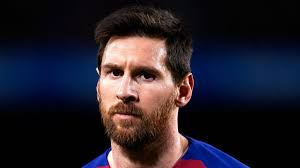
#> input picture messi1.jpg, 300 x 168 px, found by its file name
$ jupyter execute face_reco.ipynb
#> lines starting #> are read from the running program, lines starting #| are printed output that depends on the picture; long printed decimals are rounded
[cell 1]
import cv2

[cell 2]
def name_map(x):
    if x=='sachin':
        return 0
    if x=='obama':
        return 1
    if x=='messi':
        return 2

[cell 3]
def get_name(x):
    if x==0:
        return 'sachin'
    if x==1:
        return 'obama'
    if x==2:
        return 'messi'

[cell 4]
def detect_face(img):
    gray=cv2.cvtColor(img,cv2.COLOR_BGR2GRAY)
    face_cascade=cv2.CascadeClassifier(r'D:\dl projects\face_recoginisation\haarcascade_frontalface_default.xml')
    face=face_cascade.detectMultiScale(gray,minNeighbors=4)
    if len(face)==0:
        return None,None
    x,y,w,h=face[0]
    return gray[x:x+w,y:y+h],face[0]

[cell 5]
img=cv2.imread(r'D:\dl projects\face_recoginisation\messi1.jpg')
#> img is the input picture: shape (168, 300, 3); mean B, G, R 42, 31.8, 37
detect_face(img)
#> in detect_face, `gray=cv2.cvtColor(img,cv2.COLOR_BGR2GRAY)`:
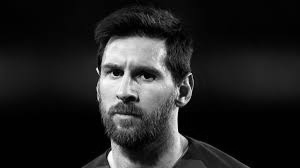
#> gray: shape (168, 300); min 0, max 253, mean 34.5
#> in detect_face, `face=face_cascade.detectMultiScale(gray,minNeighbors=4)`: face = [[83, 38, 92, 92]]
#> in detect_face, `x,y,w,h=face[0]`: x = 83; y = 38; w = 92

[cell 6]
import os

[cell 7]
def prepare_training_data(data_folder):
#> called with data_folder = 'D:\\dl projects\\face_recoginisation\\db'
    dirs=os.listdir(data_folder)
    # print(dirs)
    faces=[]
    labels=[]
    for dir_name in dirs:
        sub_dir=data_folder+'/'+dir_name
        # print(sub_dir)
        images=os.listdir(sub_dir)
        # print(images)
        for img in images:
            imgpath=sub_dir+'/'+img
            # print(imgpath)
            image=cv2.imread(imgpath)
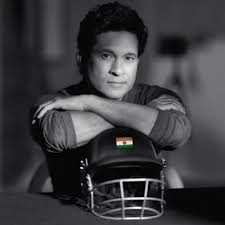
#> input picture db/sachin/01.jpg, 225 x 225 px, found by its file name
#> image is the input picture: shape (225, 225, 3); mean B, G, R 61.6, 60.1, 60.1
            cv2.imshow('training images',image)
            cv2.waitKey(500)
            # dect face
            face,rect=detect_face(image)
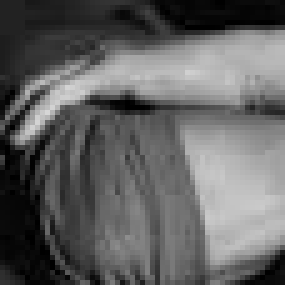
#> face: shape (57, 57) (shown 5 times larger); min 0, max 214, mean 97.4
#> rect = [89, 35, 57, 57]
            if face is not None:
                faces.append(face)
                labels.append(name_map(dir_name))
                #print(labels)
    cv2.waitKey(1)
    cv2.destroyAllWindows()
    return faces,labels

[cell 8]
faces,labels=prepare_training_data(r'D:\dl projects\face_recoginisation\db')
#> faces = 1 item; labels = [0]
print(labels)
#| [0]

[cell 9]
len(labels)
#> Out = 1
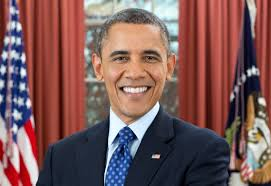
#> input picture obama1.jpg, 271 x 186 px, found by its file name
#> further down, test_img is the input picture: shape (186, 271, 3); mean B, G, R 87.5, 88.4, 124

[cell 10]
recognizer=cv2.face.LBPHFaceRecognizer_create()
recognizer

[cell 11]
import numpy as np

[cell 12]
recognizer.train(faces,np.array(labels))

[cell 13]
def draw_rectangle(img,rect):
    (x,y,w,h)=rect
    cv2.rectangle(img,(x,y),(x+w,y+h),(0,0,0),2)

[cell 14]
def write_text(img,text,x,y):
    cv2.putText(img,text(x,y),cv2.FONT_HERSHEY_COMPLEX,1,(0,0,225),2)

[cell 15]
def predict_new(test_img):
    face,rect=detect_face(test_img)
#> in detect_face (call 3), `gray=cv2.cvtColor(img,cv2.COLOR_BGR2GRAY)`:
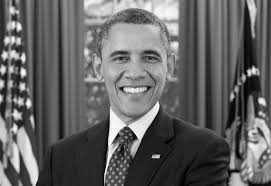
#> gray: shape (186, 271); min 1, max 255, mean 99
#> in detect_face (call 3), `face=face_cascade.detectMultiScale(gray,minNeighbors=4)`: face = [[94, 26, 82, 82]]
#> in detect_face (call 3), `x,y,w,h=face[0]`: x = 94; y = 26; w = 82
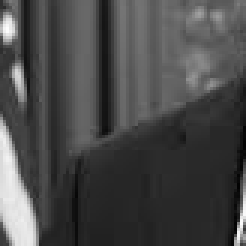
#> face: shape (82, 82) (shown 3 times larger); min 3, max 253, mean 73.1
#> rect = [94, 26, 82, 82]
    label=recognizer.predict(face)
#> label = (0, 194.4)
    print(label)
#| (0, 194.363)

[cell 16]
test_img=cv2.imread(r'D:\dl projects\face_recoginisation\obama1.jpg')
predict_new(test_img)
